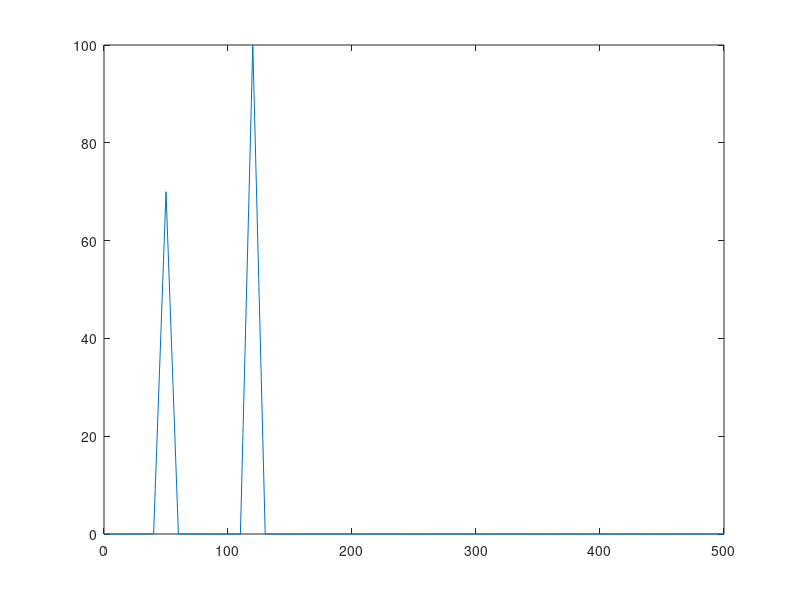

This figure's MATLAB source:
clc;
close all;
clear all;

Fs = 1000;            % Sampling frequency                    
T = 1/Fs;             % Sampling period       
L = 100;             % Length of signal
t = (0:L-1)*T;        % Time vector

S = 0.7*sin(2*pi*50*t) + sin(2*pi*120*t);

Y = fft(S);
P2 = abs(Y/L);
P1 = P2(1:L/2+1);
P1(2:end-1) = 2*P1(2:end-1)
f = Fs*(0:(L/2))/L;
maxP1 = max(P1);
P1 = 100*(P1/maxP1)
plot(f,P1) 